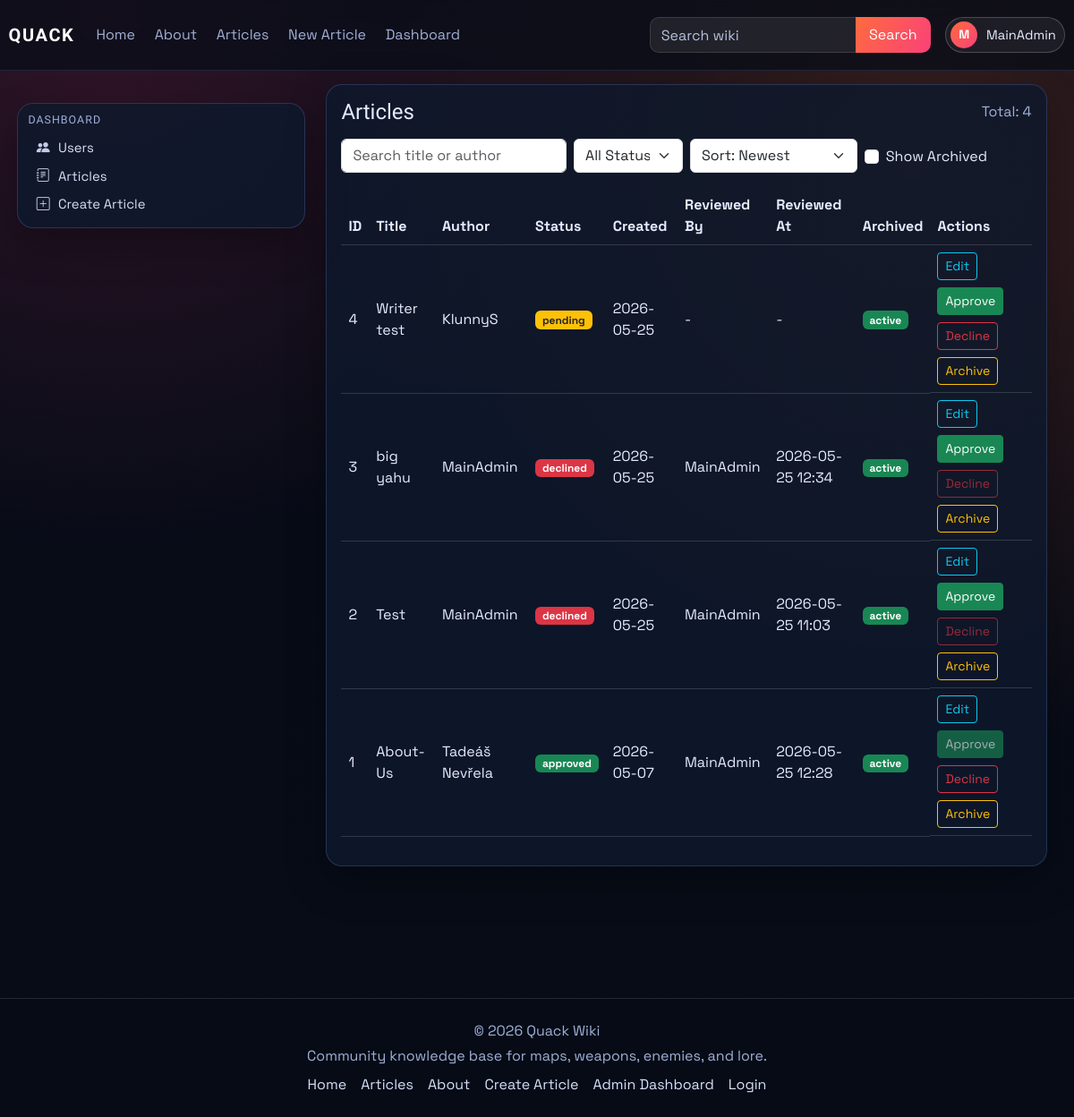
/dashboard/articles (signed in), run on an earlier commit of the app's database.
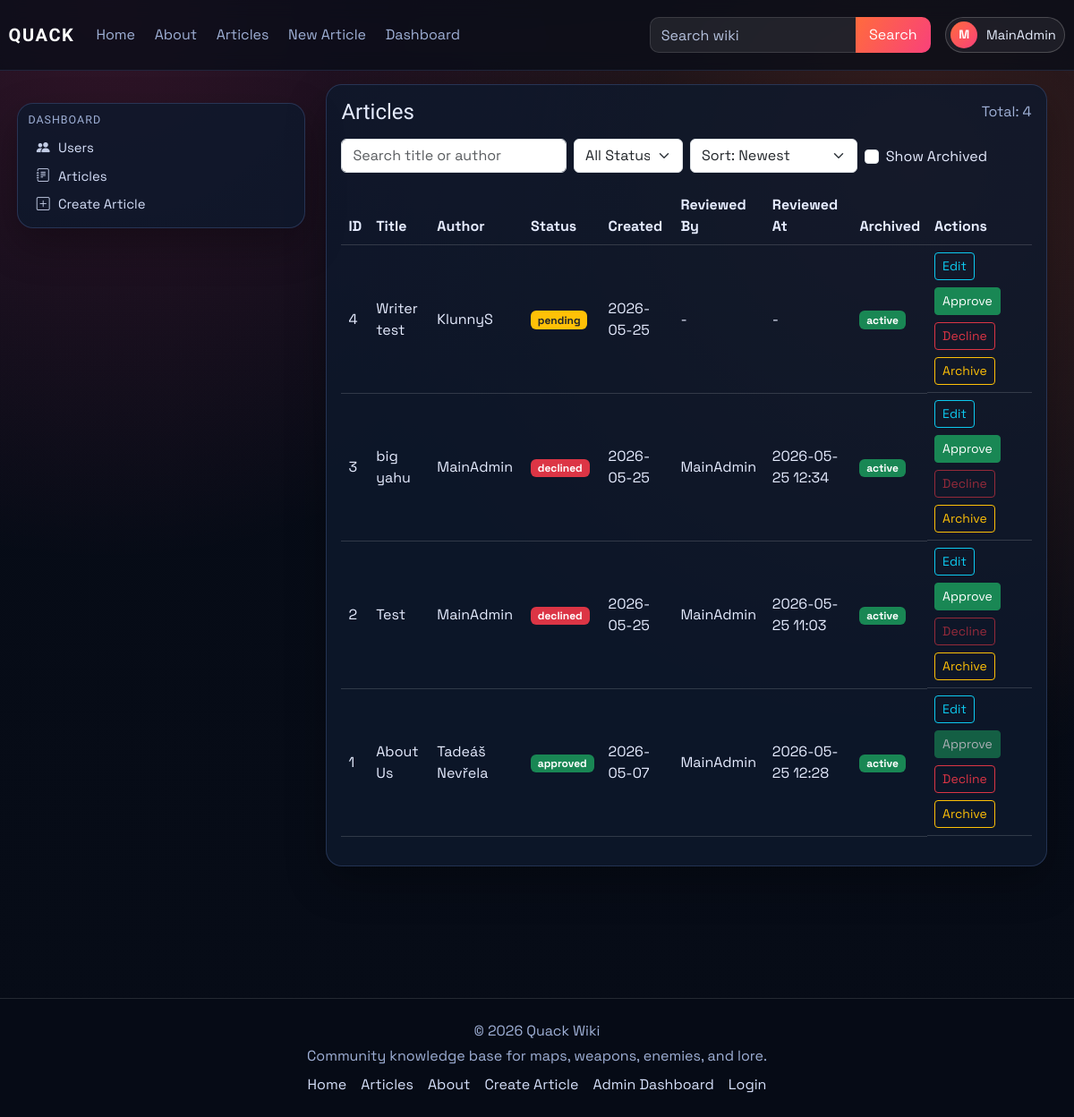
And on a later commit of the database.
### models.py (models this page shows)
class Article(db.Model):
    id = db.Column(db.Integer, primary_key=True)
    title = db.Column(db.String(120), unique=True, nullable=False)
    author = db.Column(db.String(120), nullable=False)
    created_at = db.Column(db.DateTime, default=datetime.utcnow)
    image_url = db.Column(db.String(120), default='default.png')
    summary = db.Column(db.Text)
    content = db.Column(db.Text, nullable=False)
    infobox_data = db.Column(db.Text, nullable=True)
    tags = db.Column(db.JSON, default=list)
    status = db.Column(db.String(20), default='pending', nullable=False)
    approved_by = db.Column(db.String(120), nullable=True)
    approved_at = db.Column(db.DateTime, nullable=True)
    is_archived = db.Column(db.Boolean, default=False, nullable=False)
    archived_at = db.Column(db.DateTime, nullable=True)

### main.py (the view)
@app.route('/dashboard/articles')
@role_required(['admin', 'writer'])
def dashboard_articles():
    search = (request.args.get('q') or '').strip()
    status_filter = (request.args.get('status') or 'all').strip().lower()
    show_archived = request.args.get('show_archived') == '1'
    sort = (request.args.get('sort') or 'newest').strip().lower()
    query = Article.query
    if not show_archived:
        query = query.filter(Article.is_archived.is_(False))
    if search:
        like = f'%{search}%'
        query = query.filter((Article.title.ilike(like)) | (Article.author.ilike(like)))
    if status_filter in {'pending', 'approved', 'declined'}:
        query = query.filter(Article.status == status_filter)
    sort_map = {
        'newest': Article.created_at.desc(),
        'oldest': Article.created_at.asc(),
        'title_az': Article.title.asc(),
        'title_za': Article.title.desc(),
        'status_az': Article.status.asc(),
        'status_za': Article.status.desc(),
    }
    articles = query.order_by(sort_map.get(sort, Article.created_at.desc())).all()
    article_links = {article_obj.id: article_public_url(article_obj) for article_obj in articles}
    return render_template(
        'dashboard_articles.html',
        articles=articles,
        article_links=article_links,
        search=search,
        status_filter=status_filter,
        show_archived=show_archived,
        sort=sort,
    )

### main.py (called while the page is built)
@login_manager.user_loader
def load_user(user_id):
    return User.query.get(int(user_id))

def role_required(role_names: list):
    def decorator(func):
        @wraps(func)
        @login_required
        def wrapper(*args, **kwargs):
            if current_user.role not in role_names:
                abort(403)
            return func(*args, **kwargs)
        return wrapper
    return decorator

def article_public_url(article_obj: Article) -> str:
    if article_has_tag(article_obj, 'about-us'):
        return url_for('about')
    return url_for('article', article_title=article_obj.title)

def article_has_tag(article_obj: Article, tag_name: str) -> bool:
    wanted = tag_name.strip().lower()
    return any(str(tag).strip().lower() == wanted for tag in (article_obj.tags or []))

### templates/dashboard_articles.html (shortened to what the changed rows need)
{% extends "_base.html" %}
{% block content %}
<div class="container-fluid px-0">
    <section id="articles-section" class="card p-3">
        <div class="table-responsive">
            <table class="table table-hover align-middle">
                <thead>
                    <tr>
                        <th>ID</th>
                        <th>Title</th>
                        <th>Author</th>
                        <th>Status</th>
                        <th>Created</th>
                        <th>Reviewed By</th>
                        <th>Reviewed At</th>
                        <th>Archived</th>
                        {% if current_user.role in ['admin', 'writer'] %}
                        <th>Actions</th>
                        {% endif %}
                    </tr>
                </thead>
                <tbody>
                    {% for article in articles %}
                    <tr>
                        <td>{{ article.id }}</td>
                        <td>
                            <a href="{{ article_links[article.id] }}">{{ article.title }}</a>
                        </td>
                        <td>{{ article.author }}</td>
                        <td>
                            {% if article.status == 'approved' %}
                            <span class="badge bg-success">approved</span>
                            {% elif article.status == 'declined' %}
                            <span class="badge bg-danger">declined</span>
                            {% else %}
                            <span class="badge bg-warning text-dark">pending</span>
                            {% endif %}
                        </td>
                        <td>{{ article.created_at.strftime('%Y-%m-%d') if article.created_at else '-' }}</td>
                        <td>{{ article.approved_by or '-' }}</td>
                        <td>{{ article.approved_at.strftime('%Y-%m-%d %H:%M') if article.approved_at else '-' }}</td>
                        <td>
                            {% if article.is_archived %}
                            <span class="badge bg-secondary">archived</span>
                            {% else %}
                            <span class="badge bg-success">active</span>
                            {% endif %}
                        </td>
                        {% if current_user.role == 'admin' %}
                        <td class="d-flex gap-2 flex-wrap">
                            <a href="{{ url_for('edit_article', article_id=article.id) }}" class="btn btn-outline-info btn-sm">Edit</a>
                            <form method="POST" action="{{ url_for('approve', article_id=article.id) }}">
                                <button type="submit" class="btn btn-success btn-sm" {% if article.status == 'approved' or article.is_archived %}disabled{% endif %}>Approve</button>
                            </form>
                            <form method="POST" action="{{ url_for('decline', article_id=article.id) }}">
                                <button type="submit" class="btn btn-outline-danger btn-sm" {% if article.status == 'declined' or article.is_archived %}disabled{% endif %}>Decline</button>
                            </form>
                            <form method="POST" action="{{ url_for('toggle_archive_article', article_id=article.id) }}">
                                <button type="submit" class="btn btn-outline-warning btn-sm">{% if article.is_archived %}Restore{% else %}Archive{% endif %}</button>
                            </form>
                        </td>
                        {% elif current_user.role == 'writer' %}
                        <td>
                            <a href="{{ url_for('edit_article', article_id=article.id) }}" class="btn btn-outline-info btn-sm">Edit</a>
                        </td>
                        {% endif %}
                    </tr>
                    {% endfor %}
                </tbody>
            </table>
        </div>
    </section>
</div>
{% endblock %}

What changed in the data, as far as the page shows it:
changed Article "Tadeáš Nevřela": title "About-Us" → "About Us"
